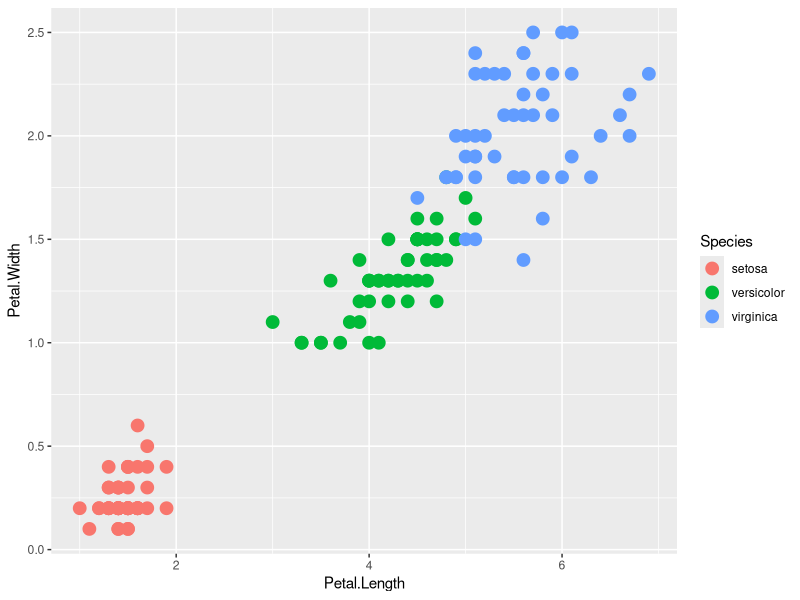
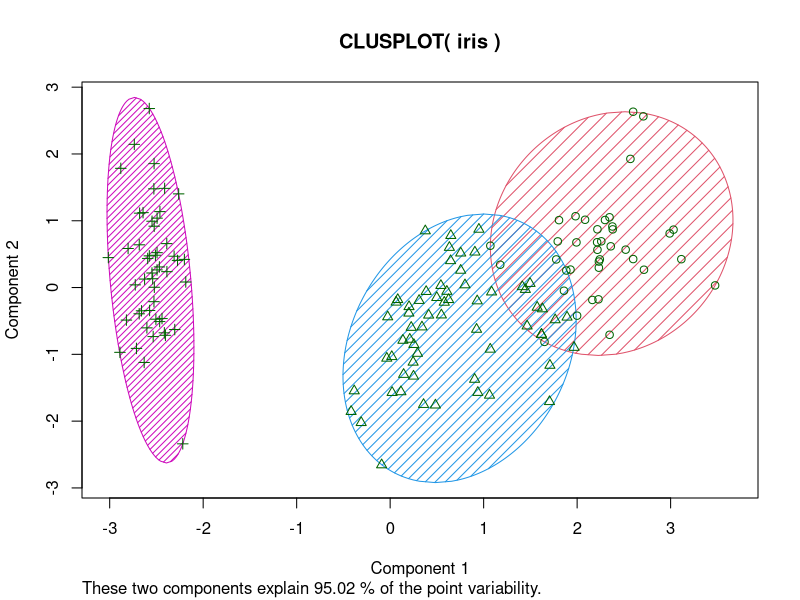

These charts were generated, in order, by the following R code:
## ---- chunk 1
knitr::opts_chunk$set(echo = TRUE, warning = F, message = F, comment=NA, cache=T)

# install packages
packs = c("ggplot2", "cluster")

new.pkg <- packs[!(packs %in% installed.packages())]

if (length(new.pkg)) {
  install.packages(new.pkg, repos = "http://cran.rstudio.com")
}
## ---- chunk 2
head(iris)
## ---- chunk 3
library(ggplot2)
pl = ggplot(iris, aes(Petal.Length, Petal.Width, color = Species))

pl + geom_point(size=4)
## ---- chunk 4
set.seed(101)

irisCluster = kmeans(x=iris[,1:4], centers = 3, nstart = 20)

irisCluster
## ---- chunk 5
table(irisCluster$cluster, iris$Species)
## ---- chunk 6
cluster::clusplot(iris, irisCluster$cluster, color = T, shade = T,
                  labels = 0, lines = 0)
